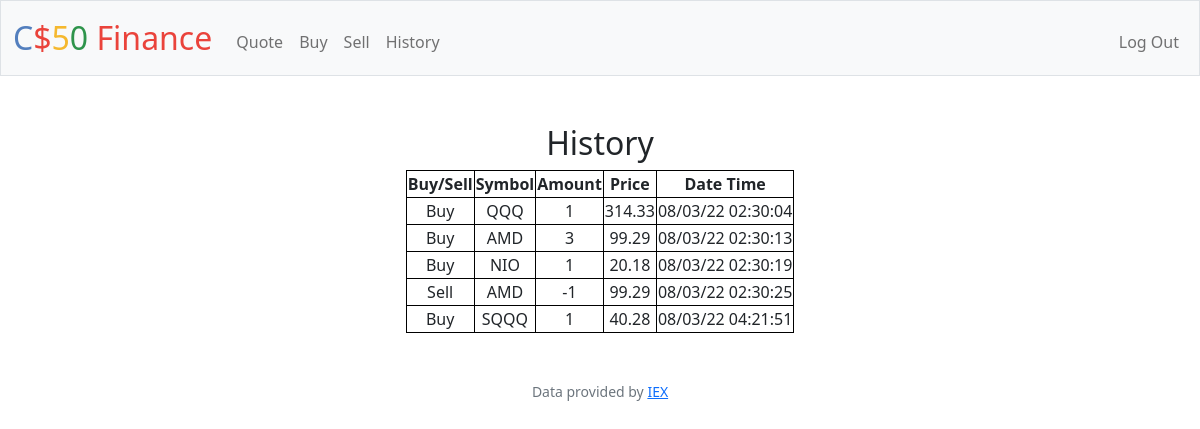
The app's page /history (signed in), older data.
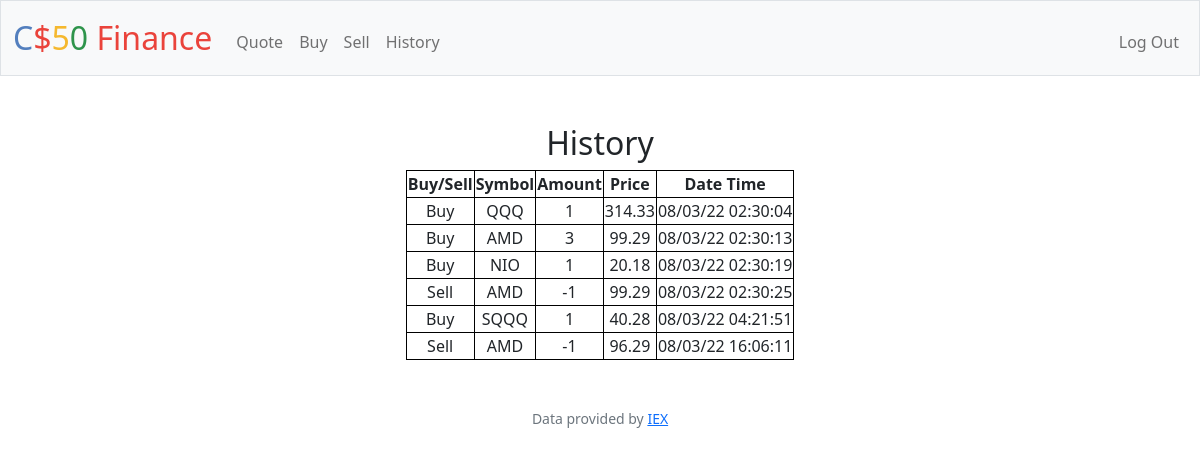
The same page, newer data.
### tables this page shows
CREATE TABLE 'history' ('id' INTEGER PRIMARY KEY AUTOINCREMENT NOT NULL, 'user_id' INTEGER NOT NULL, 'symbol' TEXT NOT NULL, 'amount' INTEGER NOT NULL,'date' DATETIME NOT NULL, 'price'  INTEGER NOT NULL  );

### app.py (the view)
@app.route("/history", methods=["GET"])
@login_required
def history():
    row = db.execute("select symbol, amount, price, date from history where user_id = ?", session["user_id"])
    return render_template("history.html", history=row)

### app.py (called while the page is built)
@app.after_request
def after_request(response):
    response.headers["Cache-Control"] = "no-cache, no-store, must-revalidate"
    response.headers["Expires"] = 0
    response.headers["Pragma"] = "no-cache"
    return response

### helpers.py (called while the page is built)
def login_required(f):
    @wraps(f)
    def decorated_function(*args, **kwargs):
        if session.get("user_id") is None:
            return redirect("/login")
        return f(*args, **kwargs)
    return decorated_function

### templates/history.html
{% extends "layout.html" %}
{% block main %}
    <div class="container">
        <div class="section">
            <h2>History</h2>
            <table style="margin-left: auto; margin-right: auto;">
                <thead>
                    <tr>
                        <th>Buy/Sell</th>
                        <th>Symbol</th>
                        <th>Amount</th>
                        <th>Price</th>
                        <th>Date Time</th>
                    </tr>
                </thead>
                <tbody>
                    {% for a in history %}
                    <tr>
                        {% if a.amount < 0 %}
                        <td>Sell</td>
                        {% elif a.amount > 0 %}
                        <td>Buy</td>
                        {% endif %}
                        <td>{{ a.symbol }}</td>
                        <td>{{ a.amount }}</td>
                        <td>{{ a.price }}</td>
                        <td>{{ a.date }}</td>
                    </tr>
                    {% endfor %}
                </tbody>
            </table>
        </div>
    </div>
{% endblock %}

### templates/layout.html (shortened to what this page needs)
<!DOCTYPE html>
<html lang="en">
    <head>
        <link href="https://cdn.jsdelivr.net/npm/bootstrap@5.1.3/dist/css/bootstrap.min.css" rel="stylesheet">
        <link href="/static/styles.css" rel="stylesheet">
    </head>
    <body>
        <nav class="bg-light border navbar navbar-expand-md navbar-light">
            <div class="container-fluid">
                <a class="navbar-brand" href="/"><span class="blue">C</span><span class="red">$</span><span class="yellow">5</span><span class="green">0</span> <span class="red">Finance</span></a>
                <div class="collapse navbar-collapse" id="navbar">
                    {% if session["user_id"] %}
                        <ul class="navbar-nav me-auto mt-2">
                            <li class="nav-item"><a class="nav-link" href="/quote">Quote</a></li>
                            <li class="nav-item"><a class="nav-link" href="/buy">Buy</a></li>
                            <li class="nav-item"><a class="nav-link" href="/sell">Sell</a></li>
                            <li class="nav-item"><a class="nav-link" href="/history">History</a></li>
                        </ul>
                        <ul class="navbar-nav ms-auto mt-2">
                            <li class="nav-item"><a class="nav-link" href="/logout">Log Out</a></li>
                        </ul>
                    {% else %}
                        <ul class="navbar-nav ms-auto mt-2">
                            <li class="nav-item"><a class="nav-link" href="/register">Register</a></li>
                            <li class="nav-item"><a class="nav-link" href="/login">Log In</a></li>
                        </ul>
                    {% endif %}
                </div>
            </div>
        </nav>
        <main class="container-fluid py-5 text-center">
            {% block main %}{% endblock %}
        </main>
        <footer class="mb-5 small text-center text-muted">
            Data provided by <a href="https://iexcloud.io/">IEX</a>
        </footer>
    </body>
</html>

### static/styles.css (style rules this page uses)
nav .navbar-brand { font-size: xx-large; }
nav .navbar-brand .blue { color: #537fbe; }
nav .navbar-brand .red { color: #ea433b; }
nav .navbar-brand .yellow { color: #f5b82e; }
nav .navbar-brand .green { color: #2e944b; }
table, th, td { padding: 1px; border: 1px solid black; }

Row changes from the older to the newer data that the page shows:
added history: shows "Sell", symbol "AMD", amount "-1", price "96.29", date "08/03/22 16:06:11"
